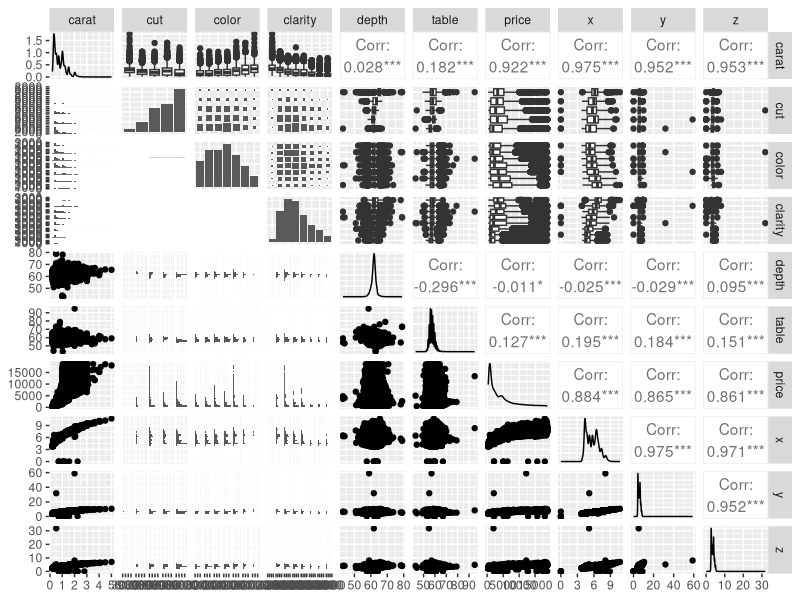
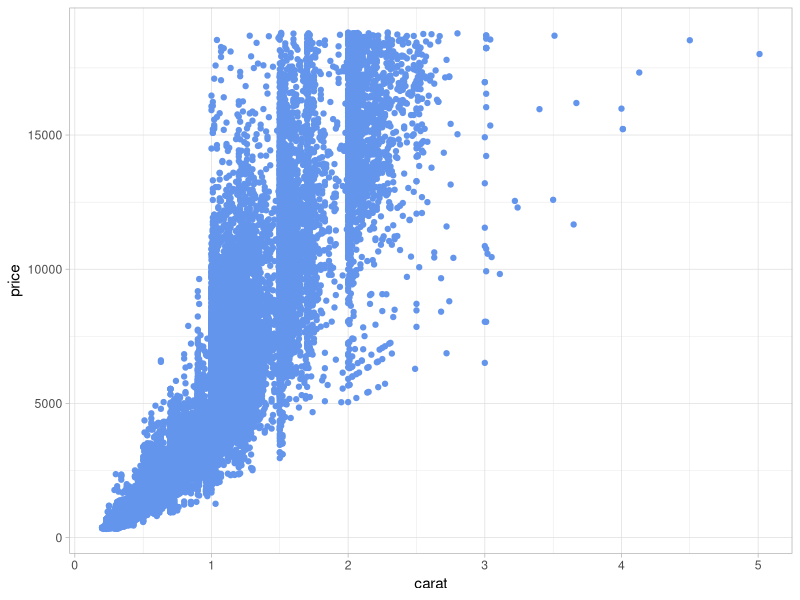
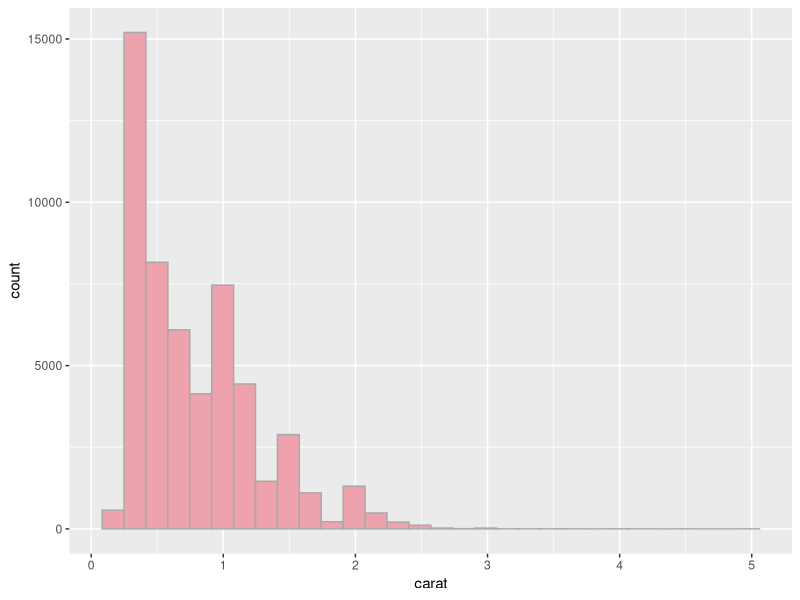
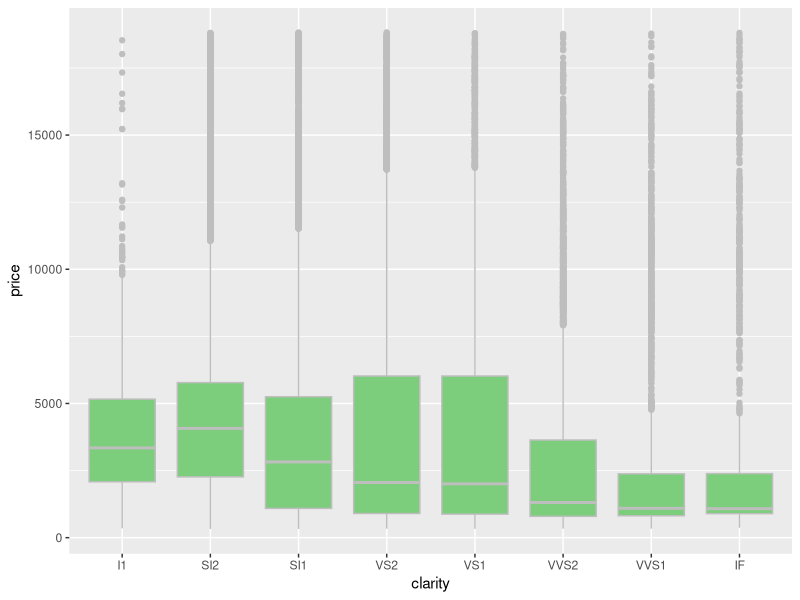

Here is the R script that generated these plots, in order:
## ---- chunk 1
library(tidyverse)
library(skimr)
library(GGally)
## ---- chunk 2
names(diamonds)

dim(diamonds)

summary(diamonds)

head(diamonds)

tail(diamonds)

skimr::skim(diamonds)
## ---- chunk 3
ggpairs(data = diamonds)
## ---- chunk 4
ggplot(diamonds, aes(x = carat, y = price)) +
  geom_point(color = "cornflowerblue") +
  theme_light()
## ---- chunk 5
ggplot(diamonds, aes(x = carat)) +
  geom_histogram(color = "darkgrey", fill = "lightpink2")
## ---- chunk 6
ggplot(diamonds, aes(x = clarity, y = price)) +
  geom_boxplot(fill = "palegreen3", color = "grey")
